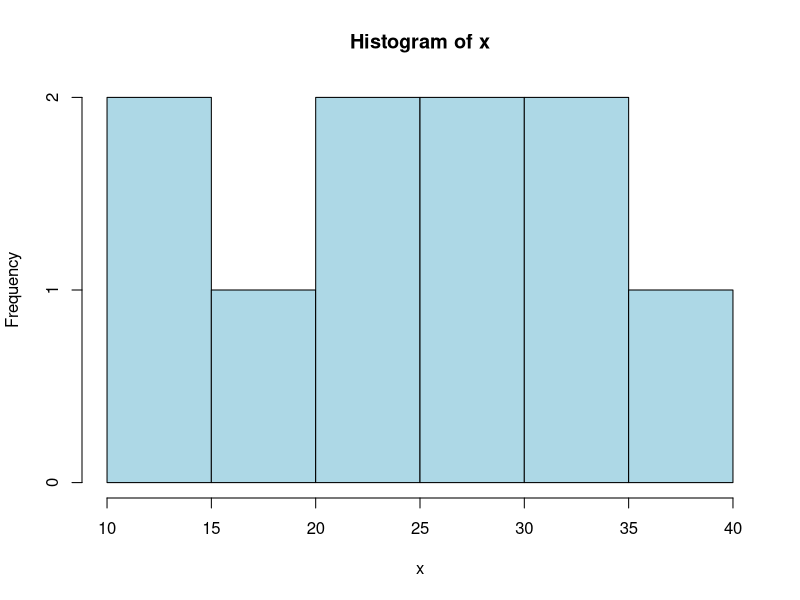
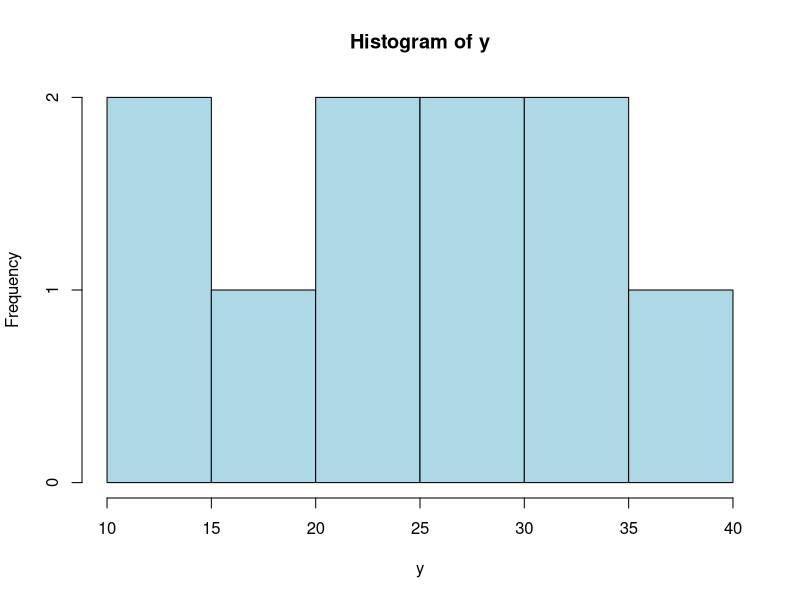
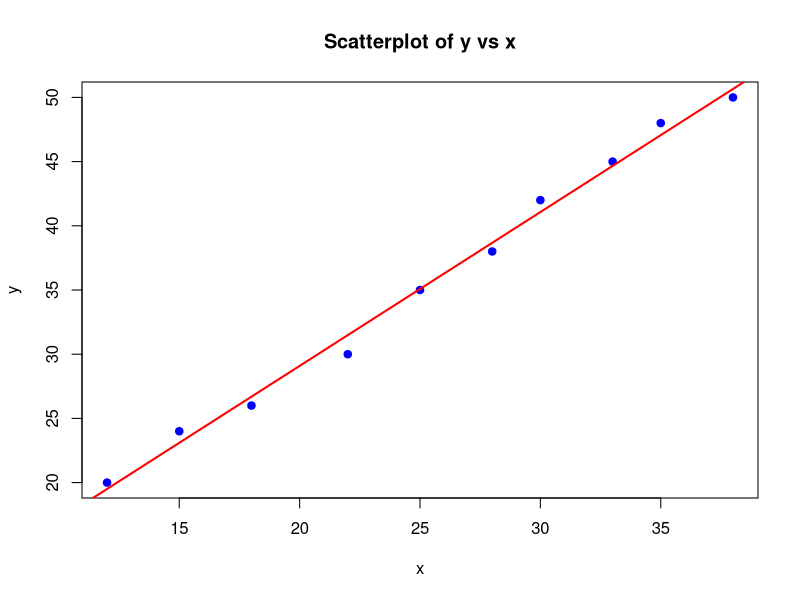

Source code (R) for these figures, in order:
#Variance, normality and correlation

set.seed(123)
x <- c(12, 15, 18, 22, 25, 28, 30, 33, 35, 38)
y <- c(20, 24, 26, 30, 35, 38, 42, 45, 48, 50)

#(a) draw a histogram and perform a Shapiro–Wilk test for each vector;

#histograms

hist(x, 
     main = "Histogram of x",
     xlab = "x",
     col = "lightblue",
     border = "black")

hist(x, 
     main = "Histogram of y",
     xlab = "y",
     col = "lightblue",
     border = "black")

#Shapiro–Wilk test

#H0 : data is normally distributed
#H1 : data is not normally distributed

shapiro_x <- shapiro.test(x)
shapiro_x

shapiro_y <- shapiro.test(y)
shapiro_y

#(b) use an F-test to compare the two population variances;

#H0 : sigma^2 = sigma^2
#H1 : sigma^2 =/= sigma^2

f_test <- var.test(x,y)
f_test

#(c) produce a scatterplot of y against x;

plot(x,y,
     main = "Scatterplot of y vs x",
     xlab = "x",
     ylab = "y",
     pch = 19,
     col = "blue")
abline(lm(y~x), col="red", lwd=2)

#(d) calculate Pearson’s correlation coefficient and conduct its significance test;

#H0 : rho = 0 (no linear correlation)
#H1 : rho =/= 0 (linear correlation)

cor_test <- cor.test(x,y, method = "pearson")
cor_test

#(e) identify the two outputs needed to decide whether the linear association is statistically significant.

# p value and correlation coefficient (rho)
